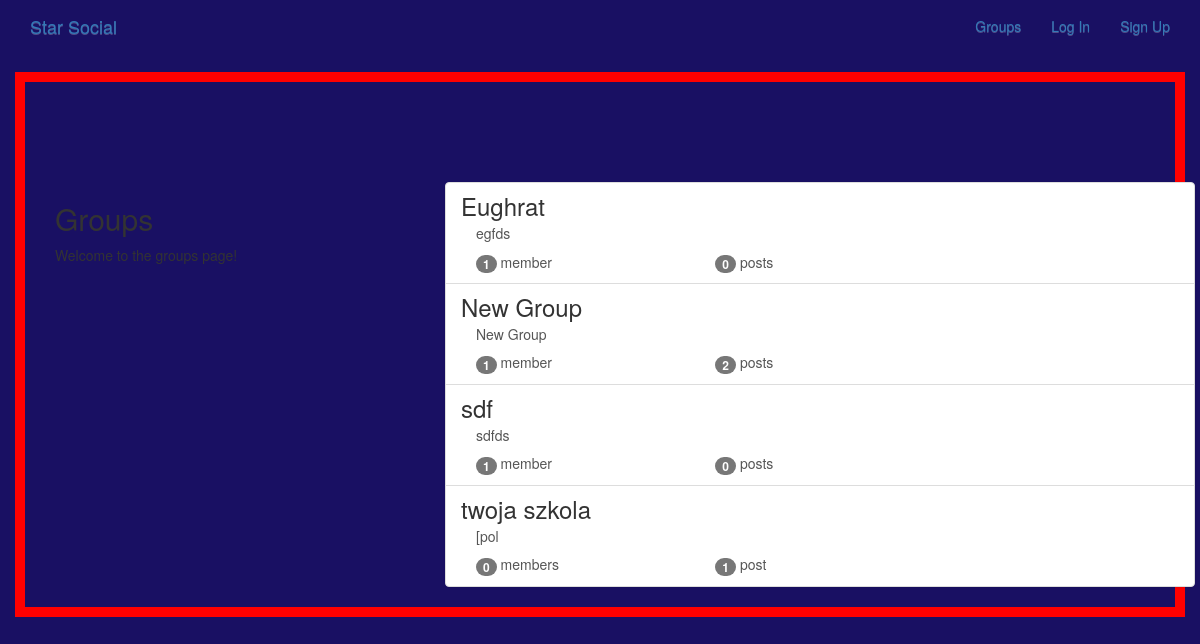
The app's page /groups/ with its own data.
### groups/models.py (models this page shows, shortened)
class Group(models.Model):
    name = models.CharField(max_length=256, unique=True)
    slug = models.SlugField(allow_unicode=True,unique=True)
    description = models.TextField(blank=True, default='')
    description_html = models.TextField(editable=False, default='',blank=True)
    members = models.ManyToManyField(User, through="GroupMember")
    class Meta:
        ordering = ['name']

### groups/views.py (the view)
# urls.py: path('', views.ListGroups.as_view(), name='all'),
class ListGroups(generic.ListView):
    model = Group

### groups/templates/groups/group_list.html (shortened to what this page needs)
{% extends 'groups/group_base.html' %}
{% block pregroup %}
    <div class="col-md-4">
        <div class="content">
            <h2>Groups</h2>
            <p>Welcome to the groups page!</p>
        </div>
    </div>
{% endblock %}
{% block group_content %}
    <div class="col-md-8">
        <div class="list-group">
        {% for group in object_list %}
        <a class="list-group-item" href="{% url 'groups:single' slug=group.slug %}">
            <h3 class="title list-group-item-heading">{{group.name}}</h3>
                <div class="list-group-item-text container-fluid">
                    {{group.description_html|safe}}
                    <div class="row">
                        <div class="col-md-4">
                            <span class="badge">{{group.members.count}}</span>
                            member{{group.members.count|pluralize}}
                        </div>
                        <div class="col-md-4">
                            <spam class="badge">{{group.posts.count}}</spam>
                            post{{group.posts.count|pluralize}}
                        </div>
                    </div>
                </div>
            </a>
        {% endfor %}
        </div>
    </div>
{% endblock %}

### static/css/master.css (style rules this page uses)
html, body { height: 100%; width: 100%; overflow: hidden; background: #191063; margin: 0; }

### records on screen
Group: name "Eughrat", description_html "egfds", members.count "1", posts.count "0"
Group: name "New Group", description_html "New Group", members.count "1", posts.count "2"
Group: name "sdf", description_html "sdfds", members.count "1", posts.count "0"
Group: name "twoja szkola", description_html "[pol", members.count "0", posts.count "1"
